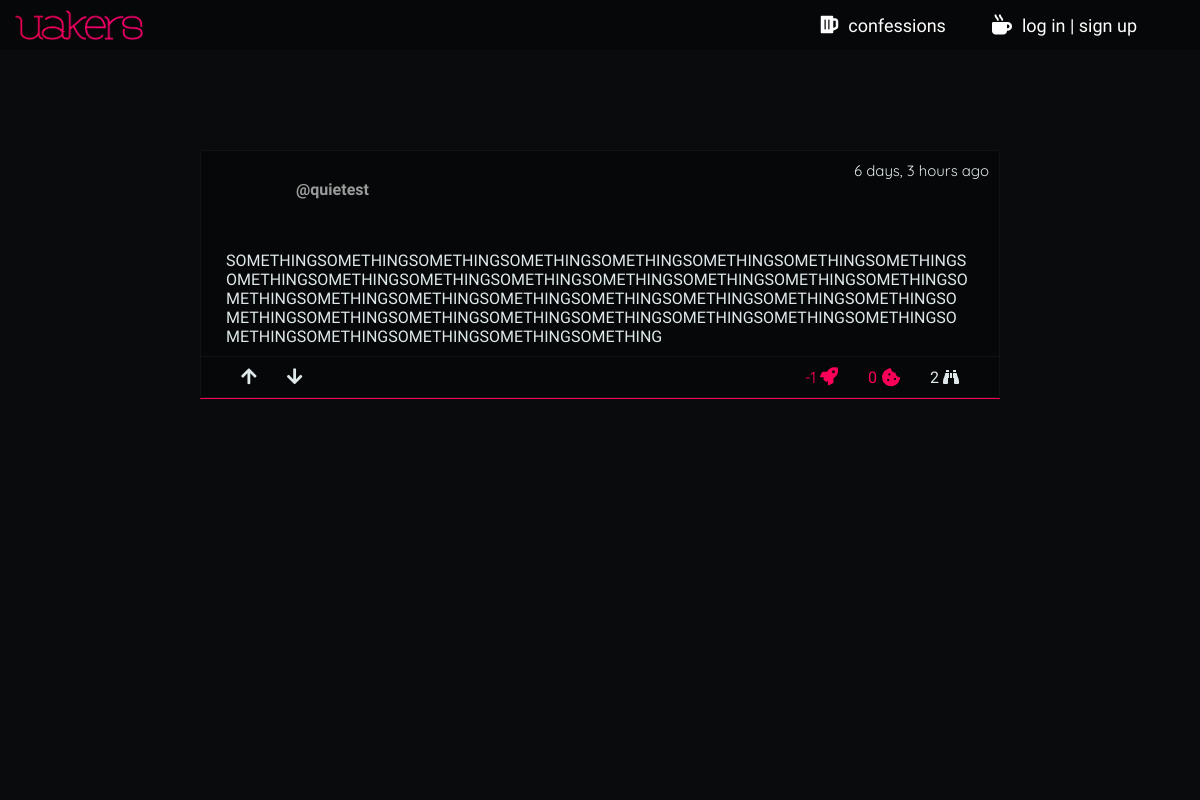
/confession/somethingsomethingsomethingsomethingsomethingsomethingsometh, run on an earlier commit of the app's database.
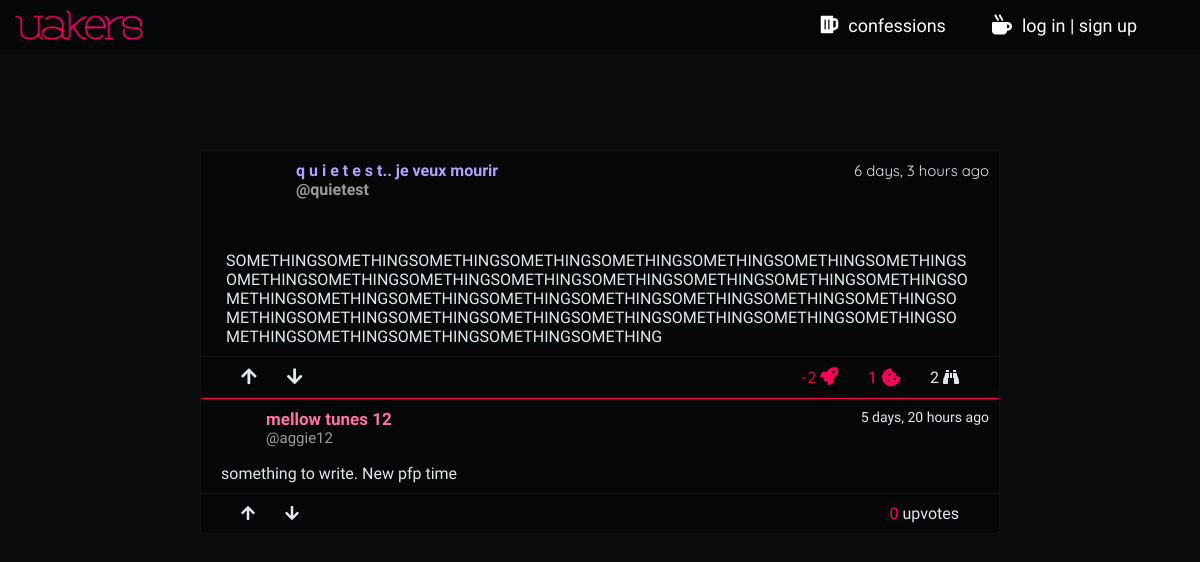
And on a later commit of the database.
### home/models.py (models this page shows, shortened)
class Confessions(models.Model):
    confession_author       = models.ForeignKey(UserProfile, on_delete=models.CASCADE)
    confession_title        = models.CharField(max_length=100)
    confession_body         = models.TextField(blank=False, null=False)
    confession_upvotes      = models.ManyToManyField(UserProfile, related_name='confession_upvotes', blank=True)
    confession_downvotes    = models.ManyToManyField(UserProfile, related_name='confession_downvotes', blank=True)
    confession_upvotes_int  = models.IntegerField(default=0)
    confession_views        = models.IntegerField(default=0)
    date_created_at         = models.DateTimeField(auto_now_add=True)
    confession_updated_at   = models.DateTimeField(auto_now=True)
    confession_slug         = models.SlugField(blank=True, max_length=900)
    def save(self, *args, **kwargs):
        cbody = self.confession_body[:60]
        if not self.id:
            if Confessions.objects.filter(confession_slug=slugify(cbody)).exists():
                count = Confessions.objects.filter(confession_slug__startswith=slugify(cbody)).exclude(pk=self.id).count()
                self.confession_slug = slugify(cbody + str(count))
            else:
                self.confession_slug = slugify(cbody)
        super(Confessions, self).save(*args, **kwargs)

class UserProfile(AbstractUser):
    profile_nickname        = models.CharField(max_length=35)
    profile_year            = models.CharField(max_length=2, choices=YCHOICES)
    profile_sex             = models.CharField(max_length=1, choices=SCHOICES)
    profile_image           = models.CharField(max_length=700, blank=True)
    profile_slug            = models.SlugField(blank=True, max_length=900, unique=True)
    profile_song            = models.CharField(max_length=300, blank=True, null=True)
    def __init__(self, *args, **kwargs):
        self._meta.get_field(
            'username'
        ).validators[0] = CustomUsernameValidator()
        super().__init__(*args, **kwargs)

class ConfessionComment(models.Model):
    comment_confession      = models.ForeignKey(Confessions, on_delete=models.CASCADE)
    comment_author          = models.ForeignKey(UserProfile, on_delete=models.CASCADE)
    comment_body            = models.TextField(blank=False, null=False)
    comment_created_at      = models.DateTimeField(auto_now_add=True)
    comment_upvotes_int     = models.IntegerField(default=0)
    comment_upvotes         = models.ManyToManyField(UserProfile, related_name='comment_upvotes', blank=True)
    comment_downvotes       = models.ManyToManyField(UserProfile, related_name='comment_downvotes', blank=True)
    comment_slug            = models.SlugField(blank=True, max_length=900)

### home/views.py (the view, shortened to what this page needs)
# urls.py: path('confession/<str:confession_slug>', views.confession_view, name='confession_view'),
def confession_view(request, confession_slug):
    cookieset = 'viewed_confession' + confession_slug
    unique_confession = Confessions.objects.get(confession_slug=confession_slug)
    all_confession_comments = ConfessionComment.objects.filter(comment_confession=unique_confession).order_by('-comment_upvotes_int')[:50]
    redirect_next_page = request.POST.get('next_page', '/')
    if request.method == 'GET':
        co_form = ConfessionCommentForm()
    if cookieset in request.COOKIES:
        if request.COOKIES[cookieset] == 'yes':
            pass
        else:
            unique_confession.confession_views += 1;
            unique_confession.save()
    else:
        unique_confession.confession_views += 1;
        unique_confession.save()
    context = {
        'unique_confession': unique_confession,
        'all_confession_comments': all_confession_comments,
        'co_form': co_form,
    }
    response = render(request, 'home/confession_view.html', context)
    response.set_cookie(cookieset, 'yes')
    return response

### uprofile/templatetags/main_external_filters.py (called while the page is built)
@register.filter(name='m_or_f_color')
def m_or_f_color(user_profile):
    morf = False
    if user_profile.profile_sex is 'M':
        morf = 'lmi-m'
    elif user_profile.profile_sex is 'F':
        morf = 'lmi-f'
    else:
        morf = ''
    return morf

### home/templates/home/confession_view.html (shortened to what this page needs)
{% extends 'base.html' %}
{% load static %}
{% block css %}
  <link rel="stylesheet" href="{% static 'home/css/confession_view.css' %}">
  <link rel="stylesheet" href="{% static 'home/css/confession_view900.css' %}" media="screen and (min-width: 0px) and (max-width: 900px)">
{% endblock %}
{% block body %}
  <div class="bg-overlayer">
  </div>
  <div class="rest-div">
    <div class="rest-co">
      {% include 'home/confession_view_confession_box.html' %}
      <div class="co-comments">
        {% for comment in all_confession_comments %}
        {% include 'home/confession_view_confession_comment.html' %}
        {% endfor %}
      </div>
    </div>
  </div>
{% endblock %}

### home/templates/home/confession_view_confession_box.html (shortened to what this page needs)
{% load main_external_filters %}
<div class="co-unique">
  <div class="co-up">
    <a href="{% url 'uprofile:profile_view' unique_confession.confession_author.profile_slug %}" class="co-photo-div">
      <div class="co-photo" style="background-image: url({{ unique_confession.confession_author.profile_image }})"></div>
    </a>
    <div class="co-meta-text">
      <div class="co-meta-usr-date">
        <span class="co-meta-usr {{ unique_confession.confession_author|m_or_f_color }}">
          {{ unique_confession.confession_author.profile_nickname }}
        </span>
        <span class="co-meta-date ff-num">
          {{ unique_confession.date_created_at|timesince }} ago
        </span>
      </div>
      <span class="co-meta-username">
        @{{ unique_confession.confession_author.username }}
      </span>
      <div class="co-meta-title-div">
      </div>
    </div>
  </div>
  <div class="co-down">
    {{ unique_confession.confession_body|linebreaks }}
  </div>
  <div class="co-rank">
    <div class="co-vote">
      <a class="co-upd co-upd-upvote co-anchor" href="{% url 'home:upvote_view' 'confession' unique_confession.confession_slug %}">
        <i class="fas fa-arrow-up co-upd-i co-i-upvote co-upvote-downvote-gylph {% if request.user in unique_confession.confession_upvotes.all %} co-upd-i-active {% endif %}"></i>
      </a>
      <a class="co-upd co-upd-downvote co-anchor" href="{% url 'home:downvote_view' 'confession' unique_confession.confession_slug %}">
        <i class="fas fa-arrow-down co-upd-i co-i-downvote co-upvote-downvote-gylph {% if request.user in unique_confession.confession_downvotes.all %} co-upd-i-active {% endif %}"></i>
      </a>
    </div>
    <div class="co-upd-info co-numbers">
      <p class="co-upd-iu co-upvote-par">
        <span class="ff-emp ff-num co-upvote-digit">{{ unique_confession.confession_upvotes_int }}</span>
        <i class="fas fa-rocket co-cai" data-title="upvotes"></i>
      </p>
      <div class="co-comment-announcer">
        <span class="co-cat-nr">{{ unique_confession.confessioncomment_set.count }}</span>
        <i class="fas fa-cookie-bite co-cai" data-title="comments"></i>
      </div>
      <p class="co-upd-iu">{{ unique_confession.confession_views }}
        <i class="fas fa-binoculars" data-title="views"></i>
      </p>
    </div>
  </div>
</div>

### home/templates/home/confession_view_confession_comment.html
{% load main_external_filters %}
<div class="comment-main">
  <div class="comment-up">
    <a href="{% url 'uprofile:profile_view' comment.comment_author.profile_slug %}" class="comment-photo-div">
      <div class="comment-photo" style="background-image: url({{ comment.comment_author.profile_image }})"></div>
    </a>
    <div class="comment-up-text">
      <p class="comment-up-nickname {{ comment.comment_author|m_or_f_color }}">
        {{ comment.comment_author.profile_nickname }}
      </p>
      <p class="comment-up-username">
        @{{ comment.comment_author.username }}
      </p>
      <p class="comment-up-date">
        {{ comment.comment_created_at|timesince }} ago
      </p>
    </div>
  </div>
  <div class="comment-down">
    <div class="comment-body">
      {{ comment.comment_body|linebreaks }}
    </div>
  </div>
  <div class="co-cm-rank">
    <div class="co-cm-functions">
      <a class="co-cm-a co-upd co-upd-upvote co-anchor" href="{% url 'home:upvote_view' 'comment' comment.comment_slug %}">
        <i class="fas fa-arrow-up co-upvote-downvote-gylph {% if request.user in comment.comment_upvotes.all %} co-upd-i-active {% endif %}"></i>
      </a>
      <a class="co-cm-a co-upd co-upd-downvote co-anchor" href="{% url 'home:downvote_view' 'comment' comment.comment_slug %}">
        <i class="fas fa-arrow-down co-upvote-downvote-gylph {% if request.user in comment.comment_downvotes.all %} co-upd-i-active {% endif %}"></i>
      </a>
    </div>
    <div class="co-cm-figures co-upd-info co-numbers">
      <p class='co-cm-f co-upvote-par'>
        <span class="ff-emp co-upvote-digit">{{ comment.comment_upvotes_int }}</span>
        {% if comment.comment_upvotes_int is 1 %} upvote {% else %} upvotes {% endif %}
      </p>
    </div>
  </div>
</div>

What changed in the data, as far as the page shows it:
changed Confessions "quietest": confession_author.profile_nickname (not shown) → "q u i e t e s t.. je veux mourir"; confession_upvotes_int "-1" → "-2"; confessioncomment_set.count "0" → "1"
added ConfessionComment: comment_author.profile_nickname "mellow tunes 12", comment_author.username "aggie12", comment_created_at "5 days, 20 hours", comment_body "something to write. New pfp time", comment_upvotes_int "0"
